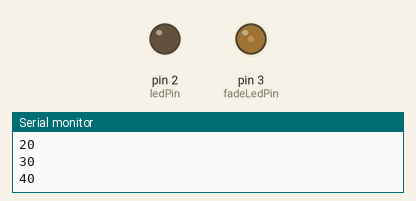
Bench run of a sketch on a simulated Arduino Uno, built with avr-gcc and run on an emulated ATmega328P. On the bench: output pins drawn as LEDs (lit = HIGH), the last lines printed to the serial monitor.

Above: at 0.05 s.
At 0.7 s:
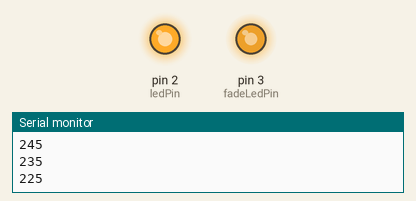
At 1.4 s:
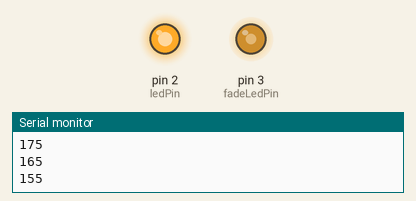
At 2.8 s:
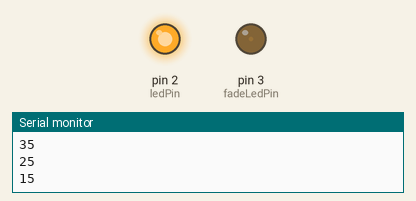
Timing chart, 0 to 6.6 s (numbered marks = the images above):
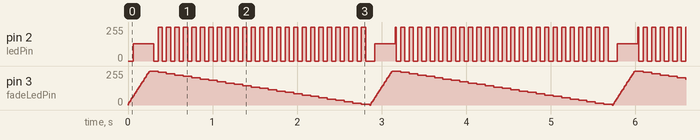

Measured:
- by itself, pin 2 (ledPin): moves between 0/255 and 255/255, repeating every 2.9 s

The sketch:

sketch_oct23a.ino
```cpp
#define ledPin 2
#define fadeLedPin 3

// brightness value of led
int brightness = 0;

// delay in void loop
int delayVal = 5;

// count brightness up or down?
boolean countUp = true;


void setup() {
  // start serial connection with baudRate of 4800
  Serial.begin(4800);

  // define ledPin as OUTPUT pin
  pinMode(ledPin, OUTPUT);
}

void loop() {
  Serial.println(brightness);

  // alter brightness value every frame
  if (countUp) {
    brightness += 10;
  } else {
    brightness -= 10;
  }

  //  werte auf bereich 0 - 255 begrenzen
  brightness = constrain(brightness, 0, 255);

  // wenn ober oder untergrenze von brightness
  // über-/unterschritten wird, countUp invertieren
  if (brightness > 250  || brightness <  1) {
    countUp = !countUp;
  }

  // delay ist unterschiedlich, je nachdem, ob die led ein- oder ausfaded
  if (countUp) {
    delayVal = 5;
  } else {
    delayVal = 50;
  }


  // analogen Helligkeits Wert auf den fadeLedPin schreiben -> Licht faded an und aus
  analogWrite(fadeLedPin, brightness);

  // digitalen Wert "An" oder "Aus" auf den ledPin schreiben
  // blink an
  digitalWrite(ledPin, HIGH);
  delay(delayVal);

  // blink aus
  digitalWrite(ledPin, LOW);
  delay(delayVal);

}
```
